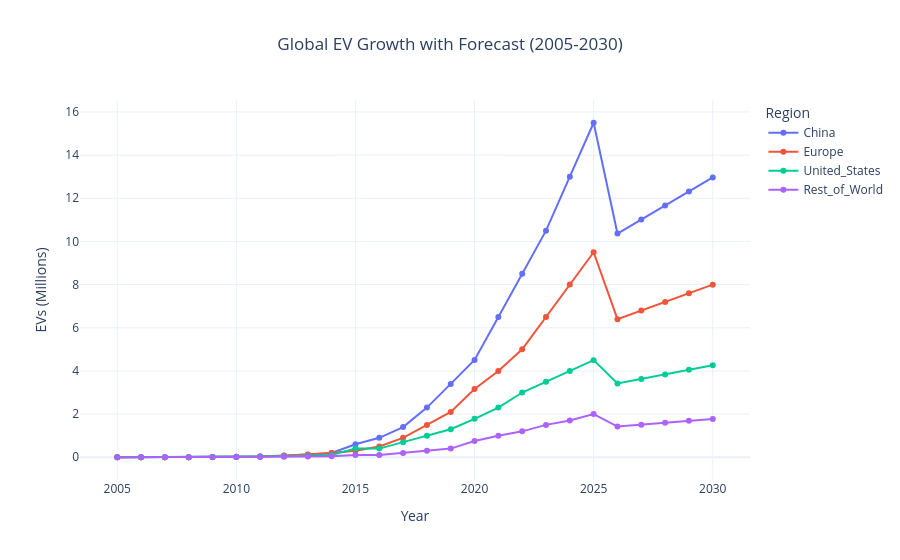

The notebook cell this image was saved under:
### Code cell
# Combine historical + forecast
combined_df = pd.concat([ev_df[["Year","China","Europe","United_States","Rest_of_World"]], forecast_df], ignore_index=True)

fig = px.line(
    combined_df,
    x="Year",
    y=["China","Europe","United_States","Rest_of_World"],
    markers=True,
    labels={"value":"EVs (Millions)", "variable":"Region"},
    title="Global EV Growth with Forecast (2005-2030)"
)
fig.update_layout(template="plotly_white", title_x=0.5)
fig.show()

### Figure 1 — Plotly figure (JSON) as saved in the notebook; plotly's stock layout.template omitted (floating-point values rounded to 4 significant figures)
{"data": [{"hovertemplate": "Region=China<br>Year=%{x}<br>EVs (Millions)=%{y}<extra></extra>", "legendgroup": "China", "line": {"color": "#636efa", "dash": "solid"}, "marker": {"symbol": "circle"}, "mode": "lines+markers", "name": "China", "orientation": "v", "showlegend": true, "type": "scatter", "x": [2005, 2006, 2007, 2008, 2009, 2010, 2011, 2012, 2013, 2014, 2015, 2016, 2017, 2018, 2019, 2020, 2021, 2022, 2023, 2024, 2025, 2026, 2027, 2028, 2029, 2030], "xaxis": "x", "y": [0.0, 0.0, 0.0, 0.0, 0.01, 0.01, 0.03, 0.07, 0.12, 0.2, 0.6, 0.9, 1.4, 2.3, 3.4, 4.51, 6.5, 8.5, 10.5, 13.0, 15.5, 10.36, 11.01, 11.66, 12.31, 12.96], "yaxis": "y"}, {"hovertemplate": "Region=Europe<br>Year=%{x}<br>EVs (Millions)=%{y}<extra></extra>", "legendgroup": "Europe", "line": {"color": "#EF553B", "dash": "solid"}, "marker": {"symbol": "circle"}, "mode": "lines+markers", "name": "Europe", "orientation": "v", "showlegend": true, "type": "scatter", "x": [2005, 2006, 2007, 2008, 2009, 2010, 2011, 2012, 2013, 2014, 2015, 2016, 2017, 2018, 2019, 2020, 2021, 2022, 2023, 2024, 2025, 2026, 2027, 2028, 2029, 2030], "xaxis": "x", "y": [0.0, 0.0, 0.0, 0.0, 0.01, 0.02, 0.04, 0.08, 0.13, 0.2, 0.3, 0.5, 0.9, 1.5, 2.1, 3.16, 4.0, 5.0, 6.5, 8.0, 9.5, 6.397, 6.797, 7.197, 7.597, 7.997], "yaxis": "y"}, {"hovertemplate": "Region=United_States<br>Year=%{x}<br>EVs (Millions)=%{y}<extra></extra>", "legendgroup": "United_States", "line": {"color": "#00cc96", "dash": "solid"}, "marker": {"symbol": "circle"}, "mode": "lines+markers", "name": "United_States", "orientation": "v", "showlegend": true, "type": "scatter", "x": [2005, 2006, 2007, 2008, 2009, 2010, 2011, 2012, 2013, 2014, 2015, 2016, 2017, 2018, 2019, 2020, 2021, 2022, 2023, 2024, 2025, 2026, 2027, 2028, 2029, 2030], "xaxis": "x", "y": [0.0, 0.0, 0.0, 0.0, 0.01, 0.02, 0.03, 0.05, 0.07, 0.1, 0.4, 0.4, 0.7, 1.0, 1.3, 1.78, 2.3, 3.0, 3.5, 4.0, 4.5, 3.418, 3.628, 3.838, 4.049, 4.259], "yaxis": "y"}, {"hovertemplate": "Region=Rest_of_World<br>Year=%{x}<br>EVs (Millions)=%{y}<extra></extra>", "legendgroup": "Rest_of_World", "line": {"color": "#ab63fa", "dash": "solid"}, "marker": {"symbol": "circle"}, "mode": "lines+markers", "name": "Rest_of_World", "orientation": "v", "showlegend": true, "type": "scatter", "x": [2005, 2006, 2007, 2008, 2009, 2010, 2011, 2012, 2013, 2014, 2015, 2016, 2017, 2018, 2019, 2020, 2021, 2022, 2023, 2024, 2025, 2026, 2027, 2028, 2029, 2030], "xaxis": "x", "y": [0.0, 0.0, 0.0, 0.0, 0.0, 0.01, 0.01, 0.02, 0.03, 0.05, 0.1, 0.1, 0.2, 0.3, 0.4, 0.75, 1.0, 1.2, 1.5, 1.7, 2.0, 1.42, 1.509, 1.597, 1.686, 1.775], "yaxis": "y"}], "layout": {"legend": {"title": {"text": "Region"}, "tracegroupgap": 0}, "title": {"text": "Global EV Growth with Forecast (2005-2030)", "x": 0.5}, "xaxis": {"anchor": "y", "domain": [0, 1], "title": {"text": "Year"}}, "yaxis": {"anchor": "x", "domain": [0, 1], "title": {"text": "EVs (Millions)"}}}}
